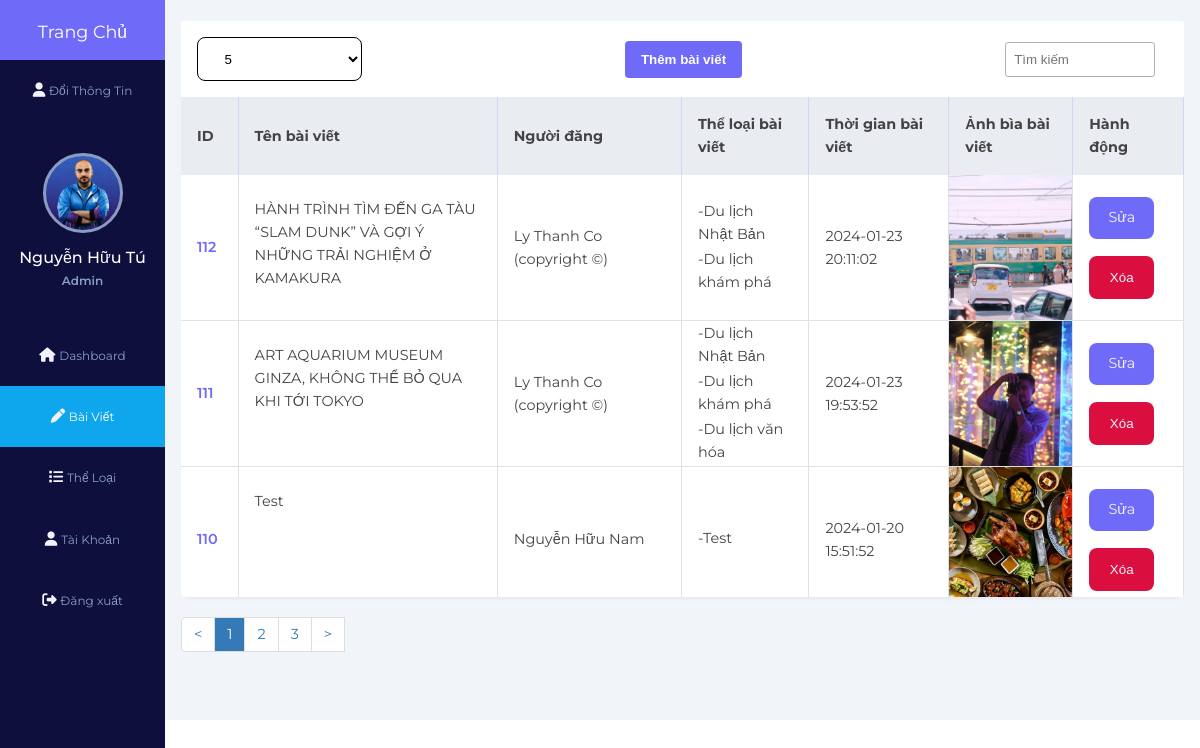
/admin/manage_posts.php (signed in), run on the app's committed database.
### tables this page shows
CREATE TABLE `users` (
  `UserId` int(11) NOT NULL COMMENT 'Khóa chính mã tài khoản',
  `UserAccount` varchar(20) NOT NULL COMMENT 'Tên tài khoản',
  `UserName` varchar(50) NOT NULL COMMENT 'Tên hiển thị',
  `UserEmail` varchar(64) NOT NULL COMMENT 'Email ',
  `UserPassword` varchar(50) NOT NULL COMMENT 'Mật khẩu',
  `UserBio` varchar(255) NOT NULL COMMENT 'Giới thiệu tài khoản',
  `UserImage` varchar(255) NOT NULL DEFAULT 'default-avatar.jpg' COMMENT 'Ảnh tài khoản',
  `UserRole` tinyint(1) NOT NULL DEFAULT 0 COMMENT 'Quyền tài khoản',
  `reset_token_hash` varchar(64) DEFAULT NULL,
  `reset_token_expires_at` datetime DEFAULT NULL
);

CREATE TABLE `posts` (
  `PostId` int(11) NOT NULL COMMENT 'Khóa chính mã bài đăng',
  `UserId` int(11) NOT NULL COMMENT 'Khóa ngoại mã tài khoản',
  `PostTitle` varchar(255) NOT NULL COMMENT 'Tiêu đề bài đăng',
  `PostDescription` text NOT NULL COMMENT 'Mô tả bài đăng',
  `PostThumbnail` varchar(255) NOT NULL COMMENT 'Ảnh bài đăng',
  `PostContent` longtext NOT NULL COMMENT 'Nội dung bài đăng',
  `PostDate` datetime NOT NULL DEFAULT current_timestamp() COMMENT 'Thời gian bài đăng',
  `PostView` int(11) NOT NULL DEFAULT 0 COMMENT 'Lượt xem bài đăng'
);

CREATE TABLE `categories` (
  `CategoryId` int(11) NOT NULL COMMENT 'Mã thể loại',
  `CategoryName` varchar(50) NOT NULL COMMENT 'Tên thể loại',
  `CategoryContent` text NOT NULL COMMENT 'Mô tả thể loại',
  `CategoryImage` varchar(255) NOT NULL COMMENT 'Ảnh thể loại'
);

### check_account_session.php (called while the page is built, shortened)
<?php
    $conn=mysqli_connect('localhost','root','','blog') or die("no connect");
    mysqli_query($conn,'set names "utf8"');
    if(isset($_SESSION['userAccount']))
    {
        $account = $_SESSION['userAccount'];
        $account_select_query = "select * from users where UserAccount = '$account'";
        $account = mysqli_fetch_assoc(mysqli_query($conn,$account_select_query));
    }
?>

### admin/class/admin.php (called while the page is built, shortened)
<?php
class Admin {
	private $userTable = 'users';
    private $postTable = 'posts';
	private $conn;
	public function __construct($db){
        $this->conn = $db;
    }
    public function getAllPost(){
		$sqlQuery = "
        SELECT DISTINCT posts.PostId, posts.PostTitle, users.UserName, posts.PostDate, posts.PostThumbnail
        FROM `".$this->postTable."`, `".$this->userTable."`
		WHERE users.UserId = posts.UserId ORDER BY posts.PostDate DESC;";
		$stmt = $this->conn->prepare($sqlQuery);
		$stmt->execute();
		$result = $stmt->get_result();
		return $result;
	}
}

### admin/manage_posts.php (the view, shortened to what this page needs)
<?php
$page = 'manage_posts';
require 'inc/sidebar.php';
?>
    <div class="main-content">
        <main>
            <div class="page-content">
                <div class="records table-responsive">
                    <div class="record-header">
                        <div class="form-group">
                            <select class  ="form-control" name="state" id="maxRows" style="
                            background-color: white;
                            color: black;
                            border: 1px solid;">
                                <option value="5">5</option>
                               </select>
                         </div>
                        <div class="add">
                            <a href="./add_post.php"><button>Thêm bài viết</button></a>
                        </div>
                        <div class="browse">
                           <input type="text" placeholder="Tìm kiếm" class="record-search" id="record-search" >
                        </div>
                    </div>
                    <div>
                        <table width="100%" id="table-id">
                            <thead>
                                <tr>
                                    <th><span class="las la-sort"></span> ID</th>
                                    <th><span class="las la-sort"></span> Tên bài viết</th>
                                    <th><span class="las la-sort"></span> Người đăng</th>
                                    <th><span class="las la-sort"></span> Thể loại bài viết</th>
                                    <th><span class="las la-sort"></span> Thời gian bài viết</th>
                                    <th><span class="las la-sort"></span> Ảnh bìa bài viết</th>
                                    <th><span class="las la-sort"></span> Hành động</th>
                                </tr>
                            </thead>
                            <tbody id="tbody">
                            <?php
                            $getAllPost = $admin->getAllPost();
                            while($fetchPost = $getAllPost->fetch_assoc()) {
                            ?>
                                <tr id="row_<?=$fetchPost['PostId'] ?>">
                                    <td><?= $fetchPost['PostId']?></td>
                                    <td><div style="max-height:100px; min-height: 100px;">
                                    <?= $fetchPost['PostTitle']?>
                                    </div>
                                    </td>
                                    <td>
                                    <?= $fetchPost['UserName']?>
                                    </td>
                                    <td>
                                        <?php
                                        $sqlQuery = "SELECT categories.CategoryName
                                        FROM `posts`, `categories`, `post_category`
                                        WHERE posts.PostId = post_category.PostId AND categories.CategoryId = post_category.CategoryId AND posts.PostId = ".$fetchPost['PostId'].";";
                                        $stmt = $db->prepare($sqlQuery);
                                        $stmt->execute();
                                        $categories = $stmt->get_result();
                                        while($fetchCategories = $categories->fetch_assoc()) { ?>
                                        <p style="margin-bottom: 2px">-<?= $fetchCategories['CategoryName'] ?></p>
                                        <?php } ?>
                                    </td>
                                    <td>
                                    <?= $fetchPost['PostDate']?>
                                    </td>
                                    <td>
                                        <img src="<?=ROOT_URL?>assets/images/thumbnail/<?php echo $fetchPost['PostThumbnail']; ?>" alt="thumbnail" style="max-height: 145px; min-height: 145px;">
                                    </td>
                                    <td>
                                        <div class="td-button">
                                            <a href="./edit_post.php?id=<?php echo $fetchPost['PostId']; ?>" class="btn sm">Sửa</a>
                                            <button class="btn sm danger deleteId" data-postid = "<?=$fetchPost['PostId']?>">Xóa</button>
                                        </div>
                                    </td>
                                </tr>
                                <?php } ?>
                            </tbody>
                        </table>
                    </div>
                </div>
                      <ul class="table-pagination">
                        <li data-page="prev" >
                            <span> < <span class="sr-only">(current)</span></span></li>
                        <li data-page="next" id="prev">
                            <span> > <span class="sr-only">(current)</span></span></li>
                      </ul>
                </div>
            </div>
</body>
</html>

### admin/inc/sidebar.php (shortened to what this page needs)
<!DOCTYPE html>
<html lang="en">
<head>
    <link rel="stylesheet" href="<?=ROOT_URL?>/assets/css/style.css">
    <link rel="stylesheet" href="https://unicons.iconscout.com/release/v4.0.8/css/line.css">
    <link rel="stylesheet" href="https://cdnjs.cloudflare.com/ajax/libs/font-awesome/6.5.1/css/all.min.css" />
</head>
<body class="admin">
<?php
require '../check_account_session.php';
require 'class/Admin.php';
$database = new Database();
$db = $database->getConnection();
$admin = new Admin($db);
?>
    <div class="admin-sidebar">
        <a href="<?=ROOT_URL?>index.php">
            <div class="side-header">
                <h3>T<span>rang</span>  C<span>hủ</span></h3>
            </div>
        </a>
        <div class="side-content">
            <div class="side-menu">
                <a href="./account_management.php" <?php echo $page == 'account_management' ? 'class="active"' : ''; ?> style="text-align: center;">
                    <i class="fa-solid fa-user"></i>
                    <small>Đổi Thông Tin</small>
                </a>
            </div>
            <div class="admin-profile">
                <div class="admin-profile-img bg-img" style="background-image: url(<?=ROOT_URL?>assets/images/avatar/<?php echo $account['UserImage']; ?>)"></div>
                <h4><?php echo $account['UserName']; ?></h4>
                <small>Admin</small>
            </div>
            <div class="side-menu">
                <ul>
                    <li>
                       <a href="./index.php" <?php echo $page == 'index' ? 'class="active"' : ''; ?>>
                            <i class="fa-solid fa-house"></i>
                            <small>Dashboard</small>
                        </a>
                    </li>
                    <li>
                       <a href="./manage_posts.php" <?php echo $page == 'manage_posts' ? 'class="active"' : ''; ?>>
                            <i class="fa-solid fa-pen"></i>
                            <small>Bài Viết</small>
                        </a>
                    </li>
                    <li>
                       <a href="./manage_categories.php" <?php echo $page == 'manage_categories' ? 'class="active"' : ''; ?>>
                            <i class="fa-solid fa-list"></i>
                            <small>Thể Loại</small>
                        </a>
                    </li>
                    <li>
                       <a href="./manage_users.php" <?php echo $page == 'manage_users' ? 'class="active"' : ''; ?>>
                            <i class="fa-solid fa-user"></i>
                            <small>Tài Khoản</small>
                        </a>
                    </li>
                    <li>
                        <a href="../logout.php">
                             <i class="fa-solid fa-right-from-bracket"></i>
                             <small>Đăng xuất</small>
                         </a>
                     </li>
                </ul>
            </div>
        </div>
    </div>

### data on the page
users: UserImage (picture), UserName "Nguyễn Hữu Tú"
posts: PostId "112", PostTitle "HÀNH TRÌNH TÌM ĐẾN GA TÀU “SLAM DUNK” VÀ GỢI Ý NHỮNG TRẢI NGHIỆM Ở KAMAKURA", UserId.UserName "Ly Thanh Co (copyright ©)", PostDate "2024-01-23 20:11:02", PostThumbnail (picture)
categories: CategoryName "Du lịch Nhật Bản"
categories: CategoryName "Du lịch khám phá"
posts: PostId "111", PostTitle "ART AQUARIUM MUSEUM GINZA, KHÔNG THỂ BỎ QUA KHI TỚI TOKYO", UserId.UserName "Ly Thanh Co (copyright ©)", PostDate "2024-01-23 19:53:52", PostThumbnail (picture)
categories: CategoryName "Du lịch văn hóa"
posts: PostId "110", PostTitle "Test", UserId.UserName "Nguyễn Hữu Nam", PostDate "2024-01-20 15:51:52", PostThumbnail (picture)
categories: CategoryName "Test"
